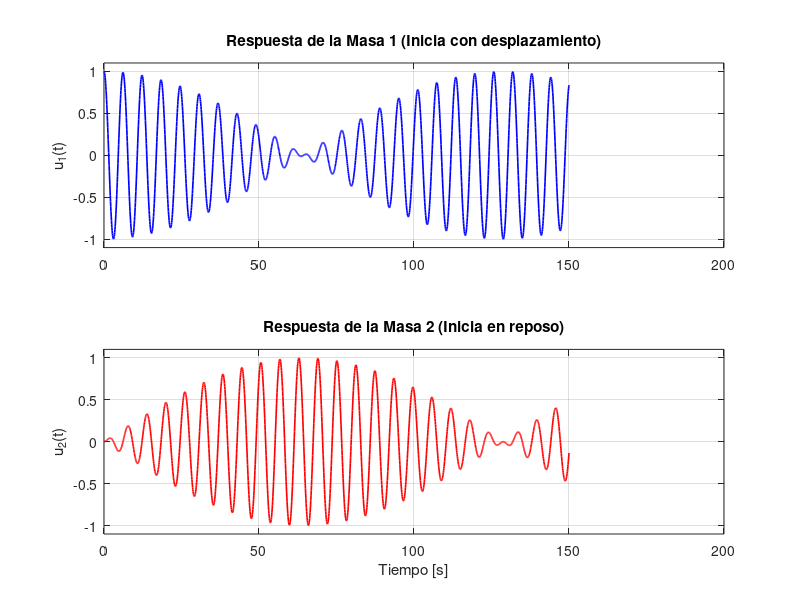

This figure's MATLAB source:
% 1. Parámetros temporales y frecuencias
w1 = 1;
w2 = sqrt(11/10);

% Intervalo suficiente para ver 1 o 2 ciclos completos de transferencia de energía
t = linspace(0, 150, 2000); 

% 2. Evaluación de las soluciones exactas
u1 = 0.5 * cos(w1 * t) + 0.5 * cos(w2 * t);
u2 = 0.5 * cos(w1 * t) - 0.5 * cos(w2 * t);

% 3. Gráfica de los desplazamientos
figure('Color', 'w');

subplot(2, 1, 1);
plot(t, u1, 'b', 'LineWidth', 1.2);
grid on;
ylabel('u_1(t)');
title('Respuesta de la Masa 1 (Inicia con desplazamiento)');
ylim([-1.1, 1.1]);

subplot(2, 1, 2);
plot(t, u2, 'r', 'LineWidth', 1.2);
grid on;
xlabel('Tiempo [s]');
ylabel('u_2(t)');
title('Respuesta de la Masa 2 (Inicia en reposo)');
ylim([-1.1, 1.1]);
